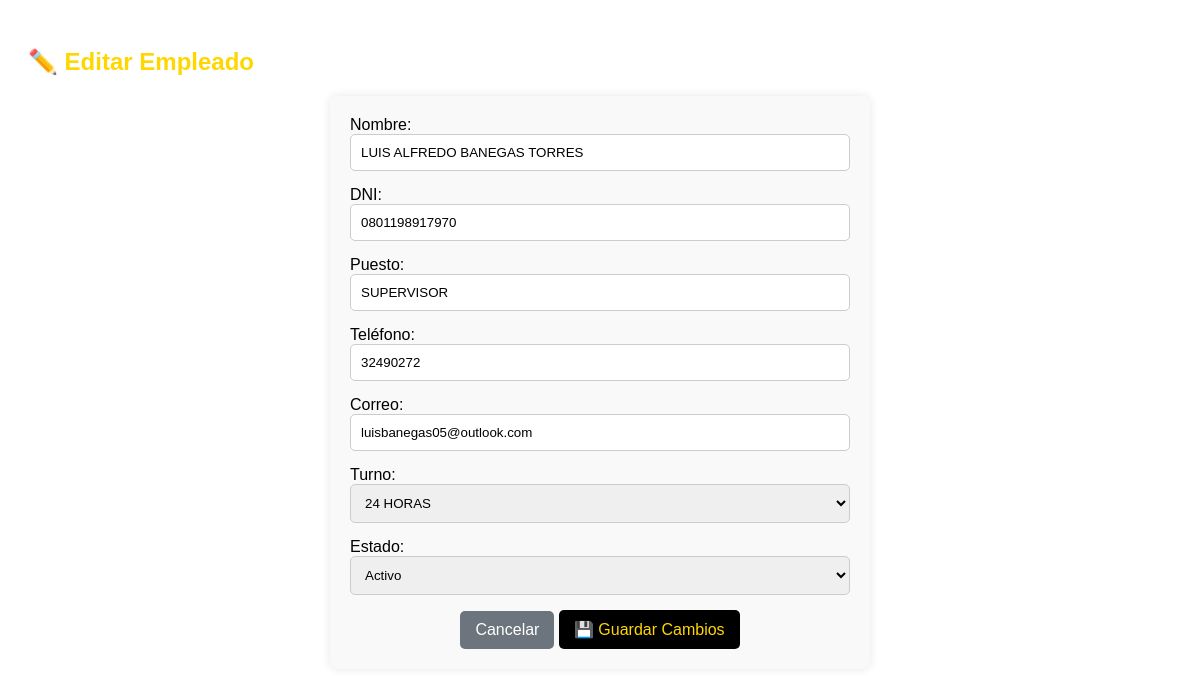
The page /modulos/empleados_form.php?id=3 (signed in) on the database its author committed.
### tables this page shows
CREATE TABLE `tbl_ms_empleados` (
  `id_empleado` int(11) NOT NULL,
  `nombre` varchar(100) NOT NULL,
  `dni` varchar(20) NOT NULL,
  `puesto` varchar(50) DEFAULT NULL,
  `salario` decimal(10,2) DEFAULT NULL,
  `fecha_ingreso` date DEFAULT NULL,
  `correo` varchar(50) NOT NULL,
  `telefono` varchar(50) NOT NULL,
  `direccion` varchar(200) DEFAULT NULL,
  `departamento` varchar(100) DEFAULT NULL,
  `numero_cuenta` varchar(40) DEFAULT NULL,
  `estado` varchar(20) NOT NULL
);

### modulos/empleados_form.php (the view, shortened to what this page needs)
<?php
include("../conexion.php");
$empleado = null;
if (isset($_GET['id'])) {
  $id_empleado = intval($_GET['id']);
  $resultado = $conexion->query("SELECT e.* FROM tbl_ms_empleados e WHERE e.id_empleado = $id_empleado");
  if ($resultado && $resultado->num_rows > 0) {
    $empleado = $resultado->fetch_assoc();
  }
}
 $turnos = ['24 HORAS','12 HORAS'];
?>
<!DOCTYPE html>
<html lang="es">
<head>
</head>
<body>
  <h2><?php echo $empleado ? '✏️ Editar Empleado' : '➕ Nuevo Empleado'; ?></h2>
  <form method="POST" action="">
    <label>Nombre:</label>
    <input type="text" name="nombre" value="<?php echo $empleado['nombre'] ?? ''; ?>" required>
    <label>DNI:</label>
    <input type="text" name="dni" value="<?php echo $empleado['dni'] ?? ''; ?>">
    <label>Puesto:</label>
    <input type="text" name="puesto" value="<?php echo $empleado['puesto'] ?? ''; ?>">
    <label>Teléfono:</label>
    <input type="text" name="telefono" value="<?php echo $empleado['telefono'] ?? ''; ?>">
    <label>Correo:</label>
    <input type="email" name="correo" value="<?php echo $empleado['correo'] ?? ''; ?>">
    <label>Turno:</label>
    <select name="turno">
      <?php foreach ($turnos as $t): ?>
        <option value="<?php echo $t; ?>" <?php echo (isset($empleado) && isset($empleado['turno']) && strtoupper($empleado['turno'])===strtoupper($t)) ? 'selected' : ''; ?>><?php echo $t; ?></option>
      <?php endforeach; ?>
    </select>
    <label>Estado:</label>
    <select name="estado" required>
      <option value="Activo" <?php echo (isset($empleado) && $empleado['estado'] == 'Activo') ? 'selected' : ''; ?>>Activo</option>
    </select>
    <div class="actions">
      <button type="button" onclick="window.location.href='empleados.php'" class="btn-cancelar">Cancelar</button>
      <button type="submit">💾 Guardar Cambios</button>
    </div>
  </form>
</body>
</html>

### modulos/empleados_form.php (style rules this page uses)
body { font-family: Arial, sans-serif; background-color: #fff; padding: 20px; }
h2 { color: #FFD700; margin-bottom: 20px; }
form { max-width: 500px; margin: 0 auto; background: #f9f9f9; padding: 20px; border-radius: 8px; box-shadow: 0 0 10px rgba(0,0,0,0.1); }
input, select { width: 100%; padding: 10px; margin-bottom: 15px; border: 1px solid #ccc; border-radius: 5px; box-sizing: border-box; }
button { background-color: #000000; border: none; color: #FFD700; padding: 10px 15px; border-radius: 5px; cursor: pointer; font-size: 16px; }
.btn-cancelar { background-color: #6c757d; color: white; }
.actions { text-align: center; }

### rows shown on the page
tbl_ms_empleados: nombre "LUIS ALFREDO BANEGAS TORRES", dni "0801198917970", puesto "SUPERVISOR", telefono "32490272", correo "luisbanegas05@outlook.com", estado "Activo"

### other values the page prints
form field turno "24 HORAS"
